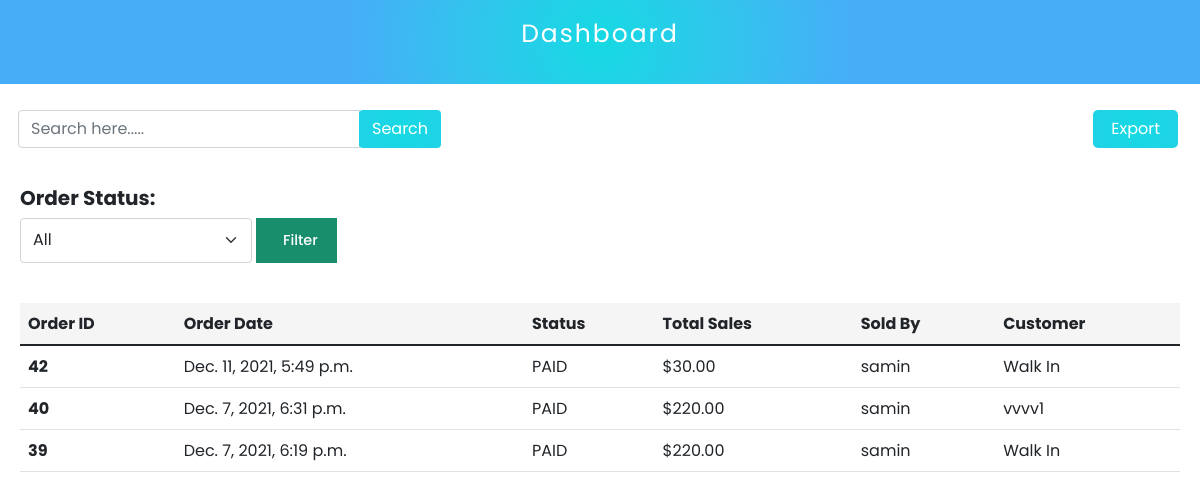
Screenshot of /adminpanel/orders/7/ (signed in) with the database file from the repository.
### restaurant/models.py (models this page shows, shortened)
class RestCheckout(models.Model):
    STATUS_CHOICE = (
        ("PAID", "PAID"),
        ("UNPAID", "UNPAID")
    )
    PAYMENT_CHOICE = (
        ("CASH", "CASH"),
        ("Credit Card", "Credit Card"),
        ("bKash", "bKash"),
        ("Nagad", "Nagad")
    )
    created_at = models.DateTimeField(default=datetime.now)
    updated_at = models.DateTimeField(default=datetime.now)
    shop = models.ForeignKey(Shop, on_delete=models.SET_NULL, null=True)
    items = models.ManyToManyField(CartItems)
    customer = models.ForeignKey(Customer, on_delete=models.SET_NULL, null=True, blank=True)
    discount = models.IntegerField(null=True, blank=True)
    grand_total = models.DecimalField(decimal_places=2, max_digits=10, default=0.00)
    amount_received = models.DecimalField(decimal_places=2, max_digits=10, default=0.00)
    change = models.DecimalField(decimal_places=2, max_digits=10, default=0.00)
    status = models.CharField(max_length=255, null=True, choices=STATUS_CHOICE)
    payment_method = models.CharField(max_length=120, null=True, choices=PAYMENT_CHOICE, default="CASH")
    payment_number = models.CharField(max_length=120, null=True, blank=True)
    class Meta:
        ordering = ["-id"]

class Customer(models.Model):
    added_by = models.ForeignKey(User, on_delete=models.CASCADE, null=True)
    customer_name = models.CharField(max_length=255)
    customer_contact = models.CharField(max_length=255)
    customer_email = models.EmailField(unique=True)
    customer_add = models.TextField()
    created_at = models.DateTimeField(auto_now_add=True, null=True)
    class Meta:
        ordering = ["-id"]

### SAAS/models.py (models this page shows, shortened)
class Shop(models.Model):
    user = models.OneToOneField(User, on_delete=models.CASCADE)
    shop_name = models.CharField(max_length=255, unique=True)
    shop_logo = models.ImageField(upload_to="images/", null=True)
    is_active = models.BooleanField(default=False, null=True)
    class Meta:
        ordering = ["-id"]

### adminpanel/views.py (the view)
# urls.py: path("orders/<int:shop_id>/", adminpanelOrder, name="admin-order"),
@login_required(login_url="login_for_admin")
def adminpanelOrder(request, shop_id):
    order_type = request.GET.get("order_type")
    print("ORDER TYPE:", order_type)
    shop_id = get_object_or_404(Shop, pk=shop_id)
    if shop_id.user == request.user:
        orders = RestCheckout.objects.filter(
            shop=shop_id
        )
        if request.method == "GET":
            order_type = request.GET.get("order_type")
            if order_type == "all":
                orders = RestCheckout.objects.filter(
                    shop=shop_id
                )
            elif order_type == "paid":
                orders = RestCheckout.objects.filter(
                    shop=shop_id, status="PAID"
                )
            elif order_type == "unpaid":
                orders = RestCheckout.objects.filter(
                    shop=shop_id, status="UNPAID"
                )
        args = {
            "orders": orders,
            "shop_id": shop_id,
            "order_type": order_type,
        }
        return render(request, "adminpanel/orders.html", args)
    else:
        return HttpResponse("You are not the owner of this shop")

### adminpanel/templates/adminpanel/orders.html (shortened to what this page needs)
{% load static %} {% include 'adminpanel/sidebar.html' %}
<link rel="stylesheet" href="{% static 'css/admin-panel/admin-panel.css' %}">
<link rel="stylesheet" href="{% static 'css/admin-panel/orders.css' %}">
<div class="main____search________content">
  <div class="search_____content me-1 mt-2">
    <form>
      <div class="input-group">
        <input
          type="text"
          class="form-control"
          placeholder="Search here....."
          aria-label=""
          aria-describedby="basic-addon1"
          onkeyup="matchName(this)"
        />
        <div class="input-group-prepend">
          <button class="btn search_____btn" type="button">
            Search
          </button>
        </div>
      </div>
    </form>
  </div>
  <div>
    <div class="dropdown me-1 mt-2">
        <form method="POST" action="{% url 'export-order-data' shop_id.id %}">{% csrf_token %}
          <button class="search_________btn" type="submit">
               Export
          </button>
        </form>
      </div>
  </div>
</div>
<div class="order_____status">
  <h5 class="fw-bold">Order Status: </h5>
  <form method="GET" class="d-flex">
    <select class="form-select me-1 main____select" aria-label="Default select example" name="order_type">
      <option value="all" {% if order_type is None or order_type == "all" %}selected{% endif %}>All</option>
    </select>
    <button type="submit" class="text-center" id="filter__btn">Filter</button>
  </form>
</div>
<div class="main____table table-responsive">
  <table class="table">
    <thead class="table_____head">
      <tr>
        <th scope="col">Order ID</th>
        <th scope="col">Order Date</th>
        <th scope="col">Status</th>
        <th scope="col">Total Sales</th>
        <th scope="col">Sold By</th>
        <th scope="col">Customer</th>
      </tr>
    </thead>
    <tbody class="admin__orderTable">
      {% if orders %}
      {% for o in orders %}
      <tr>
        <td class="fw-bold">
          <a href="{% url 'restaurant-order-details' shop_id.id o.id %}" class="text-dark text-decoration-none w-100 d-flex">
          {{ o.id }}
          </a>
        </td>
        <td>
          <a href="{% url 'restaurant-order-details' shop_id.id o.id %}" class="text-dark text-decoration-none w-100 d-flex">
          {{ o.created_at }}
          </a>
        </td>
        <td>
          <a href="{% url 'restaurant-order-details' shop_id.id o.id %}" class="text-dark text-decoration-none w-100 d-flex">
          {{ o.status }}
          </a>
        </td>
        <td>
          <a href="{% url 'restaurant-order-details' shop_id.id o.id %}" class="text-dark text-decoration-none w-100 d-flex">
          ${{ o.grand_total }}
          </a>
        </td>
        <td>
          <a href="{% url 'restaurant-order-details' shop_id.id o.id %}" class="text-dark text-decoration-none w-100 d-flex">
          {{ o.shop.user.username }}
          </a>
        </td>
        <td>
          <a href="{% url 'restaurant-order-details' shop_id.id o.id %}" class="text-dark text-decoration-none w-100 d-flex">
          {{ o.customer.customer_name }}
          </a>
        </td>
      </tr>
      {% endfor %}
      {% else %}
      <h3>No Orders Found!</h3>
      {% endif %}
    </tbody>
  </table>
</div>

### static/css/admin-panel/admin-panel.css (style rules this page uses)
* { box-sizing: border-box; padding: 0; margin: 0; list-style: none; font-family: "poppins", sans-serif; }
:root { --white: #fff; --deep-white: #f5f5f5; --black: #000; --blue: #3470c9; }
.order_____status { padding: 20px; }
#filter__btn { width: 7%; height: 100%; padding: 10px 25px; border: 2px solid #198E6C; font-weight: 500; background: transparent; cursor: pointer; background: #198E6C; color: #fff; z-index: 1; font-size: 0.9rem; transition: all 0.3s ease; position: relative; display: inline-block; }
#filter__btn::after { position: absolute; content: ""; width: 0; height: 100%; top: 0; right: 0; z-index: -1; background: #f5f5f5; transition: all 0.3s ease; }

### static/css/admin-panel/orders.css (style rules this page uses)
.search_____btn { background-image: radial-gradient( circle 248px at center, #16d9e3 0%, #30c7ec 47%, #46aef7 100% ) !important; color: var(--white); }
.search_________btn { border: none !important; background-image: radial-gradient( circle 248px at center, #16d9e3 0%, #30c7ec 47%, #46aef7 100% ) !important; color: var(--white); padding: 7px 18px; border-radius: 5px; }
.main____search________content { display: flex; justify-content: space-between; align-items: center; padding: 18px; flex-wrap: wrap; }
.order_____status { padding: 20px; }
.main____select { width: 20% !important; }
.main____table { padding: 20px; }
.table_____head { background-color: var(--deep-white) !important; }
#filter__btn { width: 7%; height: 100%; padding: 10px 25px; border: 2px solid #198E6C; font-weight: 500; background: transparent; cursor: pointer; background: #198E6C; color: #fff; z-index: 1; font-size: 0.9rem; transition: all 0.3s ease; position: relative; display: inline-block; }
#filter__btn::after { position: absolute; content: ""; width: 0; height: 100%; top: 0; right: 0; z-index: -1; background: #f5f5f5; transition: all 0.3s ease; }

### rows the page displays
RestCheckout: id "42", created_at "Dec. 11, 2021, 5:49 p.m.", status "PAID", grand_total "30.00", shop.user.username "samin", customer.customer_name "Walk In"
RestCheckout: id "40", created_at "Dec. 7, 2021, 6:31 p.m.", status "PAID", grand_total "220.00", shop.user.username "samin", customer.customer_name "vvvv1"
RestCheckout: id "39", created_at "Dec. 7, 2021, 6:19 p.m.", status "PAID", grand_total "220.00", shop.user.username "samin", customer.customer_name "Walk In"
